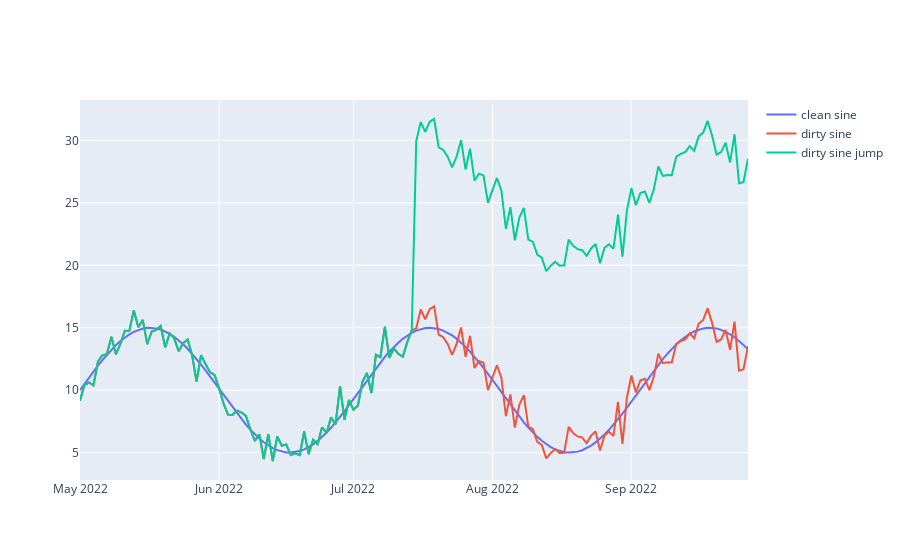

The notebook cell this image was saved under:
### Code cell
df = pd.concat(
    [
        pd.Series(index=dates, data=clean_signal),
        pd.Series(index=dates, data=dirty_signal),
    ],
    axis=1,
)
df.columns = ["clean sine", "dirty sine"]
df["dirty sine jump"] = df["dirty sine"]
df.loc[size // 2:, "dirty sine jump"] = df["dirty sine"] + 15
fig = go.Figure()
for col in df.columns:
    fig.add_trace(go.Scatter(x=df.index, y=df[col], name=col))
fig.show()

### Figure 1 — Plotly figure (JSON) as saved in the notebook; plotly's stock layout.template omitted (floating-point values rounded to 4 significant figures; data arrays with more than 128 entries replaced by an {"elided": "..."} marker saying what was removed)
{"data": [{"name": "clean sine", "type": "scatter", "x": {"elided": "150 str values"}, "y": {"elided": "150 float values"}}, {"name": "dirty sine", "type": "scatter", "x": {"elided": "150 str values"}, "y": {"elided": "150 float values"}}, {"name": "dirty sine jump", "type": "scatter", "x": {"elided": "150 str values"}, "y": {"elided": "150 float values"}}], "layout": {}}
